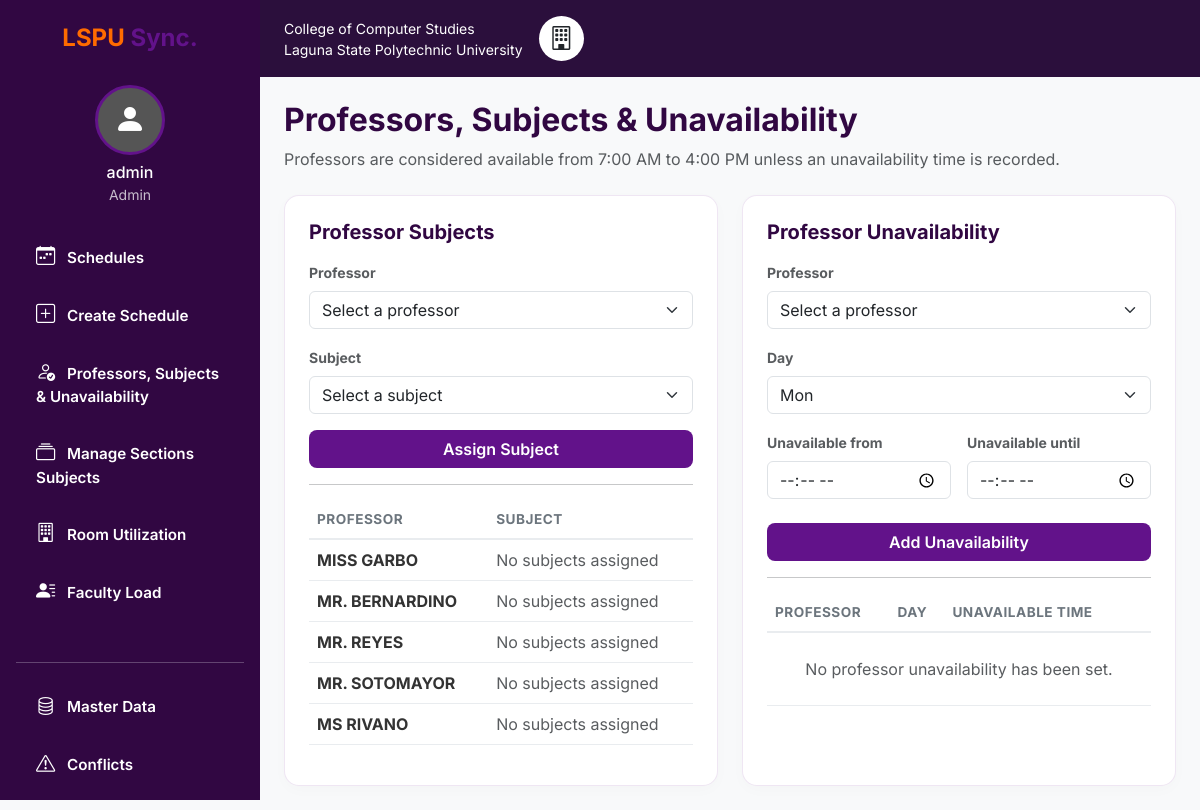
Screenshot of /availability (signed in) with the database file from the repository.
### app.py (models this page shows)
class User(UserMixin, db.Model):
    id = db.Column(db.Integer, primary_key=True)
    username = db.Column(db.String(80), unique=True, nullable=False)
    password_hash = db.Column(db.String(200), nullable=False)
    role = db.Column(db.String(20), default='Instructor')

class Faculty(db.Model):
    id = db.Column(db.Integer, primary_key=True)
    name = db.Column(db.String(100), nullable=False)
    department = db.Column(db.String(80))
    schedules = db.relationship('Schedule', backref='faculty', lazy=True)
    availabilities = db.relationship('Availability', backref='faculty', lazy=True)
    unavailabilities = db.relationship('Unavailability', backref='faculty', lazy=True)
    subjects = db.relationship('Course', secondary=faculty_subjects, back_populates='professors')

### app.py (the view)
@app.route('/availability')
@admin_required
def availability():
    return render_template(
        'availability.html',
        unavailabilities=Unavailability.query.order_by(Unavailability.day, Unavailability.start_time).all(),
        faculty=Faculty.query.order_by(Faculty.name).all(),
        courses=Course.query.order_by(Course.code).all(),
        days=DAYS,
    )

### app.py (called while the page is built)
def admin_required(view):
    @wraps(view)
    @login_required
    def wrapped_view(*args, **kwargs):
        if current_user.role != 'Admin':
            abort(403)
        return view(*args, **kwargs)
    return wrapped_view

@login_manager.user_loader
def load_user(user_id):
    return User.query.get(int(user_id))

### templates/availability.html (shortened to what this page needs)
{% extends 'base.html' %}
{% block content %}
<h2 class="fw-bold mb-2" style="color: #310742;">Professors, Subjects &amp; Unavailability</h2>
<p class="text-muted mb-4">Professors are considered available from 7:00 AM to 4:00 PM unless an unavailability time is recorded.</p>
<div class="row g-4">
    <div class="col-xl-6">
        <div class="card custom-card p-4 h-100">
            <h5 class="fw-bold mb-3" style="color: #310742;">Professor Subjects</h5>
            <form method="POST" action="{{ url_for('assign_subject') }}">
                <div class="mb-3">
                    <label for="subject-professor" class="form-label small fw-bold text-muted">Professor</label>
                    <select id="subject-professor" name="faculty_id" class="form-select" required>
                        <option value="">Select a professor</option>
                    </select>
                </div>
                <div class="mb-3">
                    <label for="subject-course" class="form-label small fw-bold text-muted">Subject</label>
                    <select id="subject-course" name="course_id" class="form-select" required>
                        <option value="">Select a subject</option>
                    </select>
                </div>
                <button class="btn btn-purple w-100">Assign Subject</button>
            </form>
            <hr>
            <div class="table-responsive">
                <table class="table custom-table">
                    <thead><tr><th>Professor</th><th>Subject</th><th></th></tr></thead>
                    <tbody>
                    {% for professor in faculty %}
                        {% for subject in professor.subjects %}
                        <tr>
                            <td class="fw-bold">{{ professor.name }}</td>
                            <td>{{ subject.code }} — {{ subject.title }}</td>
                            <td class="text-end">
                                <form method="POST" action="{{ url_for('remove_subject', faculty_id=professor.id, course_id=subject.id) }}">
                                    <input type="hidden" name="csrf_token" value="{{ csrf_token() }}">
                                    <button class="btn btn-sm btn-outline-danger">Remove</button>
                                </form>
                            </td>
                        </tr>
                        {% else %}
                        <tr><td class="fw-bold">{{ professor.name }}</td><td colspan="2" class="text-muted">No subjects assigned</td></tr>
                        {% endfor %}
                    {% else %}
                        <tr><td colspan="3" class="text-center text-muted py-4">No professors have been added.</td></tr>
                    {% endfor %}
                    </tbody>
                </table>
            </div>
        </div>
    </div>
    <div class="col-xl-6">
        <div class="card custom-card p-4 h-100">
            <h5 class="fw-bold mb-3" style="color: #310742;">Professor Unavailability</h5>
            <form method="POST" action="{{ url_for('add_unavailability') }}">
                <div class="mb-3">
                    <label for="unavailability-professor" class="form-label small fw-bold text-muted">Professor</label>
                    <select id="unavailability-professor" name="faculty_id" class="form-select" required>
                        <option value="">Select a professor</option>
                    </select>
                </div>
                <div class="mb-3">
                    <label for="unavailability-day" class="form-label small fw-bold text-muted">Day</label>
                    <select id="unavailability-day" name="day" class="form-select" required>
                        {% for day in days %}<option value="{{ day }}">{{ day }}</option>{% endfor %}
                    </select>
                </div>
                <div class="row g-3 mb-4">
                    <div class="col-sm-6">
                        <label for="unavailability-start" class="form-label small fw-bold text-muted">Unavailable from</label>
                        <input id="unavailability-start" type="time" name="start_time" min="07:00" max="16:00" class="form-control" required>
                    </div>
                    <div class="col-sm-6">
                        <label for="unavailability-end" class="form-label small fw-bold text-muted">Unavailable until</label>
                        <input id="unavailability-end" type="time" name="end_time" min="07:00" max="16:00" class="form-control" required>
                    </div>
                </div>
                <button class="btn btn-purple w-100">Add Unavailability</button>
            </form>
            <hr>
            <div class="table-responsive">
                <table class="table custom-table">
                    <thead><tr><th>Professor</th><th>Day</th><th>Unavailable Time</th><th></th></tr></thead>
                    <tbody>
                    {% for unavailability in unavailabilities %}
                    <tr>
                        <td class="fw-bold">{{ unavailability.faculty.name }}</td>
                        <td>{{ unavailability.day }}</td>
                        <td>{{ unavailability.start_time.strftime('%I:%M %p') }} - {{ unavailability.end_time.strftime('%I:%M %p') }}</td>
                        <td class="text-end">
                            <form method="POST" action="{{ url_for('delete_unavailability', id=unavailability.id) }}">
                                <input type="hidden" name="csrf_token" value="{{ csrf_token() }}">
                                <button class="btn btn-sm btn-outline-danger">Remove</button>
                            </form>
                        </td>
                    </tr>
                    {% else %}
                    <tr><td colspan="4" class="text-center text-muted py-4">No professor unavailability has been set.</td></tr>
                    {% endfor %}
                    </tbody>
                </table>
            </div>
        </div>
    </div>
</div>
{% endblock %}

### templates/base.html (shortened to what this page needs)
<!DOCTYPE html>
<html lang="en">
<head>
    <link href="https://cdn.jsdelivr.net/npm/bootstrap@5.3.0/dist/css/bootstrap.min.css" rel="stylesheet">
    <link rel="stylesheet" href="https://cdn.jsdelivr.net/npm/bootstrap-icons@1.10.5/font/bootstrap-icons.css">
    <link rel="stylesheet" href="{{ url_for('static', filename='style.css') }}">
</head>
<body>
{% if current_user.is_authenticated %}
<div class="d-flex app-layout">
    <div class="sidebar p-3 d-flex flex-column">
        <div class="text-center mb-4 mt-2">
            <h4 class="text-white fw-bold"><span class="text-orange">LSPU</span> <span class="text-purple">Sync.</span></h4>
        </div>
        <div class="user-profile text-center mb-4">
            <div class="avatar mx-auto mb-2"><i class="bi bi-person-fill"></i></div>
            <h6 class="text-white mb-0">{{ current_user.username }}</h6>
            <small class="text-light opacity-75">{{ current_user.role }}</small>
        </div>
        <ul class="nav flex-column mb-auto">
            <li class="nav-item"><a class="nav-link text-white" href="{{ url_for('index') }}"><i class="bi bi-calendar-week me-2"></i> Schedules</a></li>
            {% if current_user.role == 'Admin' %}
            <li class="nav-item"><a class="nav-link text-white" href="{{ url_for('schedules') }}"><i class="bi bi-plus-square me-2"></i> Create Schedule</a></li>
            <li class="nav-item"><a class="nav-link text-white" href="{{ url_for('availability') }}"><i class="bi bi-person-check me-2"></i> Professors, Subjects &amp; Unavailability</a></li>
            <li class="nav-item"><a class="nav-link text-white" href="{{ url_for('manage_sections') }}"><i class="bi bi-collection me-2"></i> Manage Sections Subjects</a></li>
            {% endif %}
            <li class="nav-item"><a class="nav-link text-white" href="{{ url_for('reports', report='room-utilization') }}" data-page-link><i class="bi bi-building me-2"></i> Room Utilization</a></li>
            <li class="nav-item"><a class="nav-link text-white" href="{{ url_for('reports', report='faculty-load') }}" data-page-link><i class="bi bi-person-lines-fill me-2"></i> Faculty Load</a></li>
            {% if current_user.role == 'Admin' %}
            <li class="nav-item mt-4"><hr class="text-light opacity-25"></li>
            <li class="nav-item"><a class="nav-link text-white" href="{{ url_for('academic') }}"><i class="bi bi-database me-2"></i> Master Data</a></li>
            {% endif %}
            <li class="nav-item"><a class="nav-link text-white" href="{{ url_for('conflicts') }}"><i class="bi bi-exclamation-triangle me-2"></i> Conflicts</a></li>
        </ul>
    </div>
    <div class="main-content w-100">
        <div class="topbar px-4 py-3 d-flex justify-content-between align-items-center">
            <div class="d-flex align-items-center text-white">
                <span class="me-3 small">College of Computer Studies<br>Laguna State Polytechnic University</span>
                <div class="bg-white rounded-circle p-2" style="width: 45px; height: 45px; display:flex; align-items:center; justify-content:center;">
                    <i class="bi bi-building text-dark fs-4"></i>
                </div>
            </div>
        </div>
        <div class="container-fluid p-4">
            {% block content %}{% endblock %}
        </div>
    </div>
</div>
{% else %}
    {% block auth_content %}{% endblock %}
{% endif %}
</body>
</html>

### static/style.css (style rules this page uses)
body { font-family: 'Inter', sans-serif; background-color: #f8f9fa; overflow-x: hidden; }
.text-orange { color: #ff6b00 !important; }
.text-purple { color: #62128a !important; }
.app-layout { min-height: 100vh; }
.sidebar { width: 260px; background-color: #310742; position: fixed; height: 100vh; z-index: 1000; overflow-y: auto; }
.main-content { margin-left: 260px; background-color: #f8f9fa; min-height: 100vh; }
.topbar { background-color: #2b0f3c; }
.sidebar .nav-link { color: rgba(255,255,255,0.7); padding: 12px 20px; border-radius: 8px; margin-bottom: 5px; transition: 0.3s; font-weight: 600; font-size: 0.95rem; }
.sidebar .nav-link i { font-size: 1.2rem; }
.avatar { width: 70px; height: 70px; background-color: #555; border-radius: 50%; display: flex; align-items: center; justify-content: center; font-size: 2rem; color: #fff; border: 3px solid #62128a; }
.custom-card { background: #fff; border-radius: 15px; border: 1px solid rgba(98, 18, 138, 0.1); box-shadow: 0 4px 15px rgba(0,0,0,0.02); }
.btn-purple { background-color: #62128a; color: #fff; border-radius: 8px; font-weight: 600; }
.custom-table th { font-size: 0.85rem; text-transform: uppercase; letter-spacing: 0.5px; color: #6c757d; font-weight: 700; border-bottom: 2px solid #e9ecef; }
.custom-table td { vertical-align: middle; color: #333; border-bottom: 1px solid #e9ecef; }

### rows the page displays
User: username "admin", role "Admin"
Faculty: name "MISS GARBO"
Faculty: name "MR. BERNARDINO"
Faculty: name "MR. REYES"
Faculty: name "MR. SOTOMAYOR"
Faculty: name "MS RIVANO"

### other values shown
form field day "Mon"
